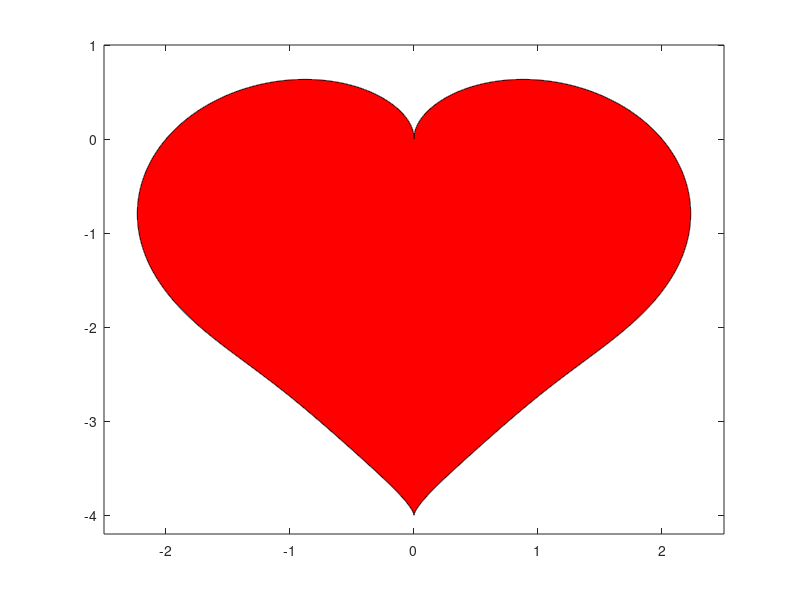

Recreate this plot in MATLAB.
f = figure('name','LOVE','NumberTitle','off');

t = -180:1/40:180;
r = sind(t) .* (abs(cosd(t)) .^ 0.7) ./ (sind(t) + 7/5) - 2* sind(t) + 2;

x = r .* cosd(t);
y = r .* sind(t);

fill(x, y, 'r');

axis([-2.5, 2.5, -4.2, 1]);